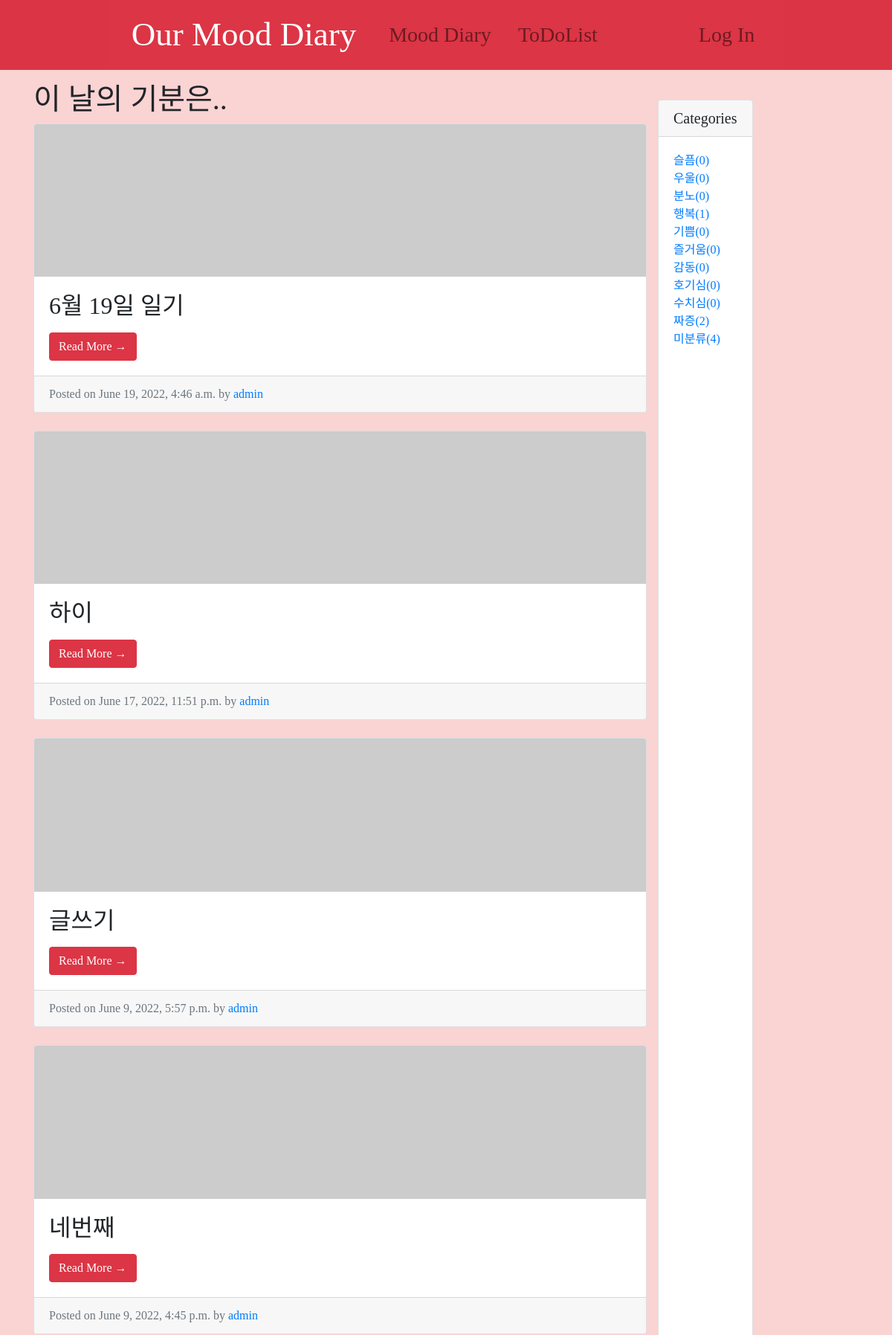
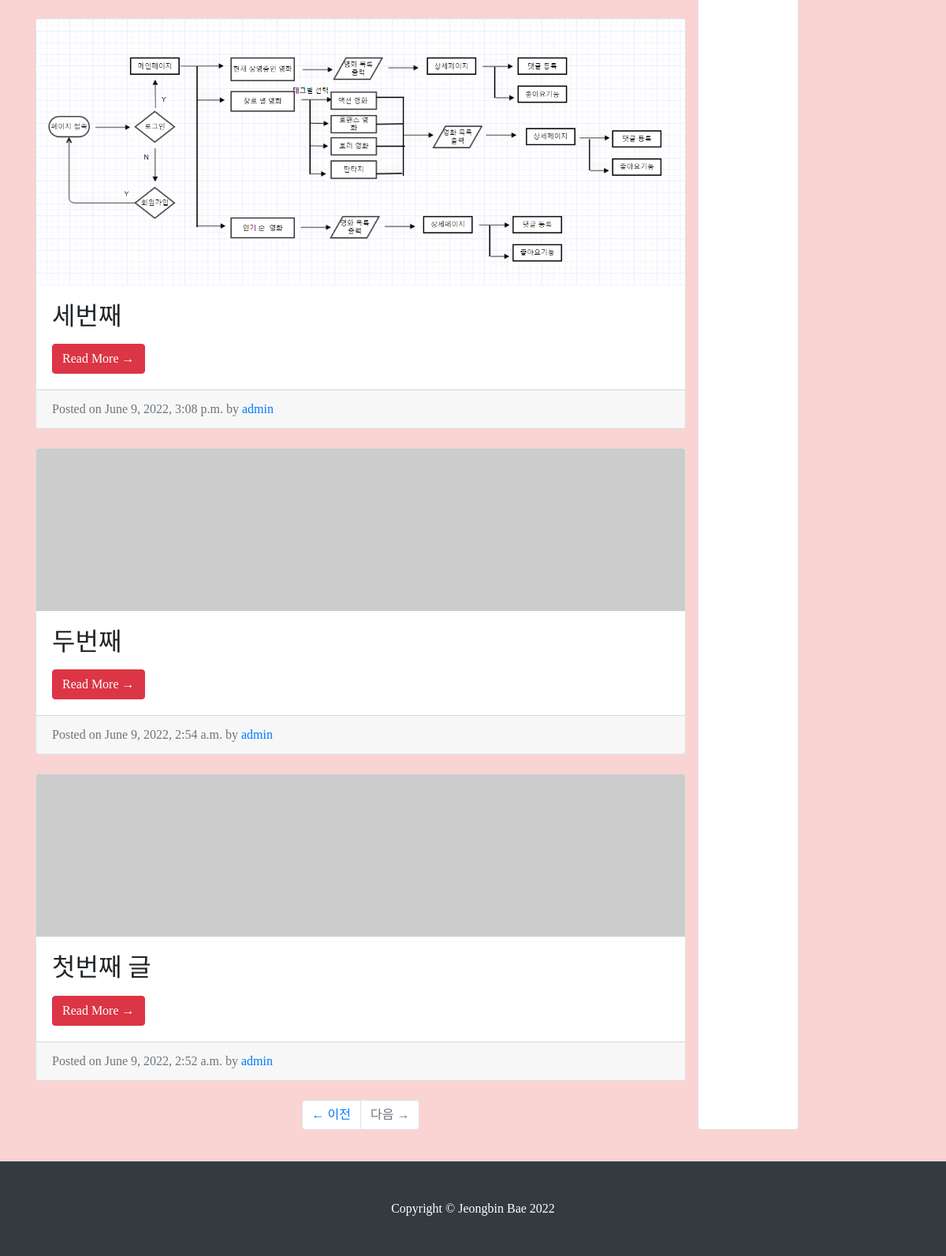
Screenshot of /diary/ with the database file from the repository (2 pictures, top to bottom).
### diary/models.py (models this page shows, shortened)
class Post(models.Model):
    title = models.CharField(max_length=30)
    tags = models.ManyToManyField(Tag, blank=True)
    content = MarkdownxField()
    hook_msg = models.TextField(blank=True)
    category = models.ForeignKey(Category, null=True, blank=True, on_delete=models.SET_NULL )
    created_at = models.DateTimeField(auto_now_add=True) #새로 작성했을 때 생성
    updated_at = models.DateTimeField(auto_now=True) # 수정했을 때 생성
    head_image = models.ImageField(upload_to='diary/images/%Y/%m/%d/', blank=True)
    file_upload = models.FileField(upload_to='diary/files/%Y/%m/%d', blank=True)
    author = models.ForeignKey(User, null=True, on_delete=models.SET_NULL)
    def get_absolute_url(self):
        return f'/diary/{self.pk}/'
    def get_content_markdown(self):
        return markdown(self.content)

class Category(models.Model):
    name = models.CharField(max_length=50, unique=True)
    slug = models.SlugField(max_length=200, unique=True, allow_unicode=True)
    class Meta:
        verbose_name_plural : 'Categories'
    def get_absolute_url(self):
        return f'/diary/category/{self.slug}/'

### diary/views.py (the view)
# urls.py: path('', views.PostList.as_view()),
class PostList(ListView):
    model = Post
    ordering = '-pk'
    def get_context_data(self, *, object_list=None, **kwargs):
        context = super(PostList, self).get_context_data()
        context['categories'] = Category.objects.all()
        context['no_category_post_count'] = Post.objects.filter(category=None).count()
        return context

### diary/templates/diary/post_list.html (shortened to what this page needs)
{% extends 'diary/base.html' %}
{% block main_area %}
                <h1>이 날의 기분은..
                </h1>
                {% for p in post_list %}
                <div class="card mb-4">
                    {% if p.head_image %}
                        <img class="card-img-top" src="{{ p.head_image.url }}" alt="Card image cap">
                        {% else %}
                        <img class="card-img-top" src="https://picsum.photos/seed/{{ p.pk }}/800/200" alt="Card image cap">
                    {% endif %}
                    <div class="card-body">
                        <h2 class="card-title">{{ p.title}}</h2>
                        <a href="{{ p.get_absolute_url }}" class="btn btn-danger">Read More &rarr;</a>
                    </div>
                    <div class="card-footer text-muted">
                        Posted on {{ p.created_at}} by
                        <a href="#">{{ p.author }}</a>
                    </div>
                </div>
                {% endfor %}
                <ul class="pagination justify-content-center mb-4">
                    <li class="page-item">
                        <a class="page-link" href="#">&larr; 이전</a>
                    </li>
                    <li class="page-item disabled">
                        <a class="page-link" href="#">다음 &rarr;</a>
                    </li>
                </ul>
{% endblock %}

### diary/templates/diary/base.html (shortened to what this page needs)
<!DOCTYPE html>
<html>
{% load static %}
<head>
        <link rel="stylesheet" href="{% static 'diary/bootstrap/bootstrap.min.css' %}" media="screen">
        <link rel="stylesheet" href="{% static 'diary/css/diary-post.css' %}" media="screen">
</head>
<body>
    {% include 'diary/navbar.html' %}
    <div class="container my-3">
        <div class="row">
            <div class="col-md-8 col-lg-9">
                {% block main_area %}
                {% endblock %}
            </div>
                <div class="card my-4">
                    <h5 class="card-header">Categories</h5>
                    <div class="card-body">
                        <div class="row">
                            <div class="col-lg-12">
                                <ul class="list-unstyled mb-0">
                                    {% for c in categories %}
                                        <li>
                                            <a href="{{ c.get_absolute_url }}">{{ c.name }}({{ c.post_set.count }})</a>
                                        </li>
                                    {% endfor %}
                                    <li>
                                        <a href="/diary/category/no-category">미분류({{ no_category_post_count }})</a>
                                    </li>
                                </ul>
                            </div>
                        </div>
                    </div>
                </div>
            </div>
        </div>
    {% include 'diary/footer.html' %}
</body>
</html>

### diary/static/diary/css/diary-post.css (style rules this page uses)
* { font-family: 'EarlyFontDiary'; }
body { background-color: #FAD3D3FF; font-family: 'EarlyFontDiary'; }

### rows the page displays
Post: title "6월 19일 일기", created_at "June 19, 2022, 4:46 a.m.", author "admin"
Post: title "하이", created_at "June 17, 2022, 11:51 p.m.", author "admin"
Post: title "글쓰기", created_at "June 9, 2022, 5:57 p.m.", author "admin"
Post: title "네번째", created_at "June 9, 2022, 4:45 p.m.", author "admin"
Post: head_image (picture), title "세번째", created_at "June 9, 2022, 3:08 p.m.", author "admin"
Post: title "두번째", created_at "June 9, 2022, 2:54 a.m.", author "admin"
Post: title "첫번째 글", created_at "June 9, 2022, 2:52 a.m.", author "admin"
Category: name "슬픔", post_set.count "0"
Category: name "우울", post_set.count "0"
Category: name "분노", post_set.count "0"
Category: name "행복", post_set.count "1"
Category: name "기쁨", post_set.count "0"
Category: name "즐거움", post_set.count "0"
Category: name "감동", post_set.count "0"
Category: name "호기심", post_set.count "0"
Category: name "수치심", post_set.count "0"
Category: name "짜증", post_set.count "2"

### other values shown
{{ no_category_post_count }} "4"
